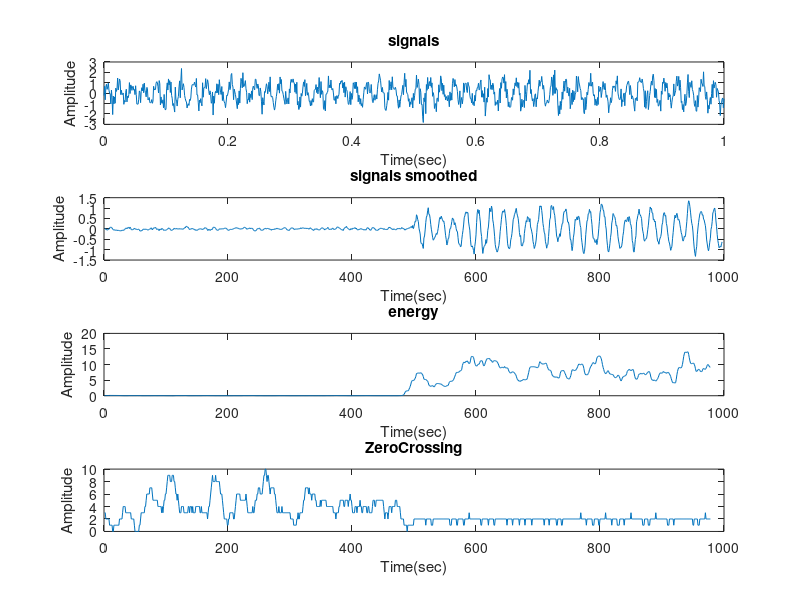

The MATLAB script that drew this image:
#========================變數宣告==============================#

fs = 1000; %取樣頻率1000Hz
t = (0:1/fs:1)'; %測量時間為1秒，從0開始，每1/fs秒取一次，直到1秒
N = length(t); %取樣次數
y = sin(2*pi*50*t); %產生正弦波
yn = 0.5*randn(size(y))+y;
sn = 0.1*randn(size(y));%白雜訊 sn
yy = [sn(1:500);yn(1:501)]; %串聯sn與yn

#========================自訂函式===============================#
%%繪圖函式
function drawpic(position,data, t,title_text, x_label, y_label)
    subplot(4, 1, position);
    if t == 0
      plot(data)
    else
      plot(t,data);
    endif
    title(title_text);
    xlabel(x_label);
    ylabel(y_label);
end
%%平滑函式
function MA=smoothed(y, number)
N=length(y);
yy = [];
  for i = 1:1:N-number+1
    yy1 = y(i:i+number-1);
    yy2 = mean(yy1);
    yy = [yy yy2];
  end
MA = yy;
end
#========================程式邏輯===============================#
%先將原本訊號平滑化
yy_smoothed = smoothed(yy, 5);
N=length(yy_smoothed);
M = 20; %window size

% 計算振幅
yy = [];
for i = 1:1:N-M+1
  yy1 = yy_smoothed(i:i+M-1);
  yy2 = sum(abs(yy1));
  yy = [yy yy2];
end
amplitude = yy;

% 計算能量
yy = [];
for i = 1:1:N-M+1
  yy1 = yy_smoothed(i:i+M-1);
  yy2 = sum(yy1.^2);
  yy = [yy yy2];
end
energy = yy;

% 計算過零率
yy = [];
for i = 1:1:N-M+1
  yy1 = yy_smoothed(i:i+M-1);
  count = 0;
  for j = 1:1:M-1
    if yy1(j)*yy1(j+1)<0;
      count = count + 1;
    endif
  endfor
  yy = [yy count];
end
zero_crossing = yy;

% 試算訊號斷點
yy = [];
for i = 1:1:length(zero_crossing)
  yy1 = energy(i)/zero_crossing(i);
  yy=[yy, yy1];
endfor
stop_point = yy;

%畫圖
drawpic(1, yn, t,'signals', 'Time(sec)', 'Amplitude');
#drawpic(2, yy, t,'signals(yn->sn)', 'Time(sec)', 'Amplitude');
drawpic(2, yy_smoothed, 0,'signals smoothed', 'Time(sec)', 'Amplitude');
drawpic(3, energy, 0,'energy', 'Time(sec)', 'Amplitude');
drawpic(4, zero_crossing,0,'ZeroCrossing', 'Time(sec)', 'Amplitude');
#drawpic(4, amplitude, 0,'amplitude', 'Time(sec)', 'Amplitude');
#drawpic(5, stop_point, 0,'stop_point', 'Time(sec)', 'Amplitude');


